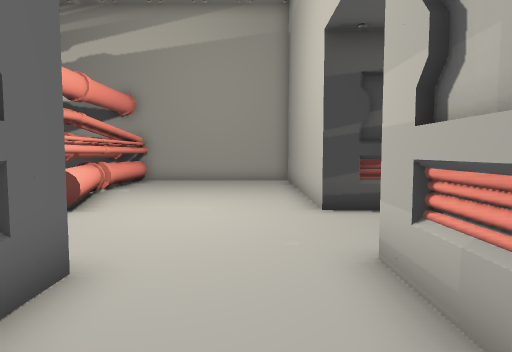
view 1 (above)

19 first-person views from a walk through a Unity game level. The camera is 1.3 m above the floor, tilts 4° down and sees 75° across. The floor is counted in squares, 1 m on a side. Each view is taken from the middle of a square. On the plan, view 1 faces up. The plan holds only what a view shows up to about 14 squares ahead; the rest is blank. The place goes on beyond the plan. The player character is not drawn. Some animated figures are left out. Door leaves are left out, so doorways stand open.

view 2
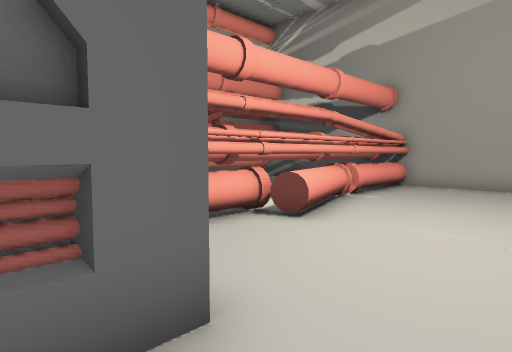

view 3
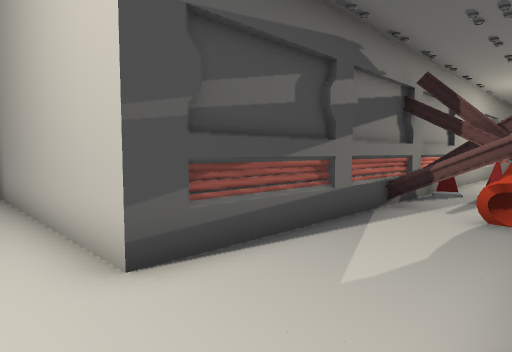

view 4
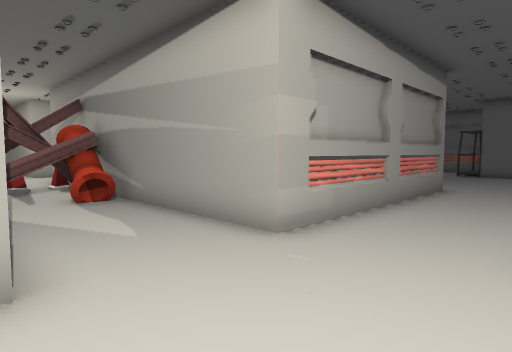

view 5
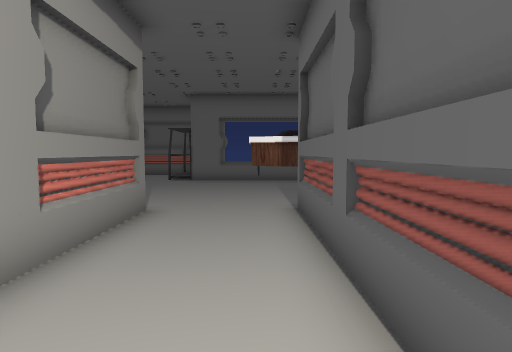

view 6
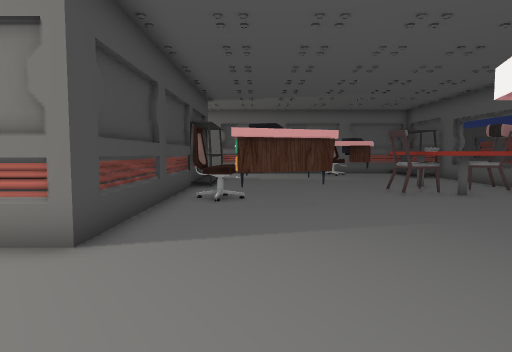

view 7
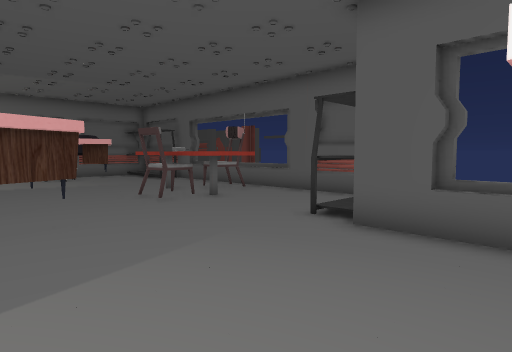

view 8
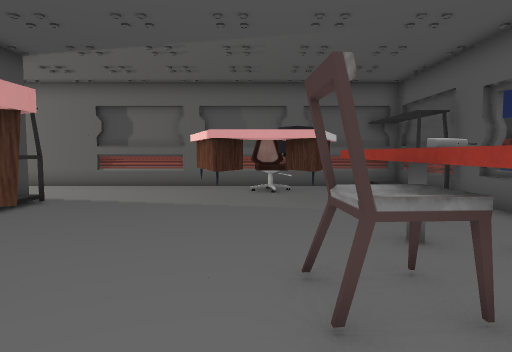

view 9
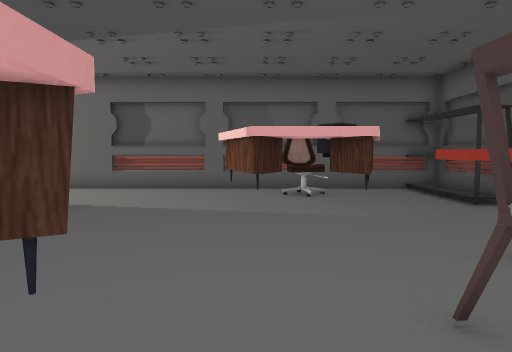

view 10
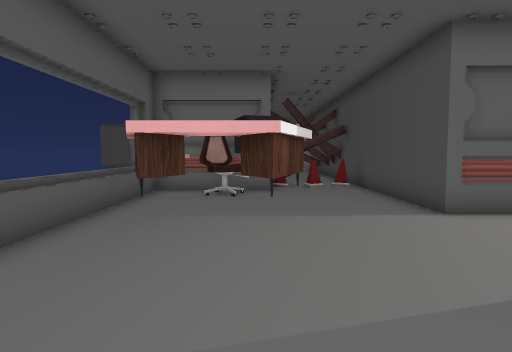

view 11
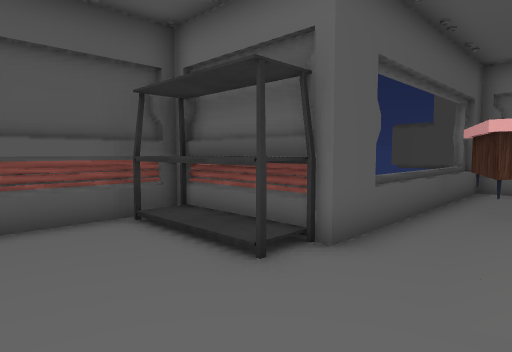

view 12
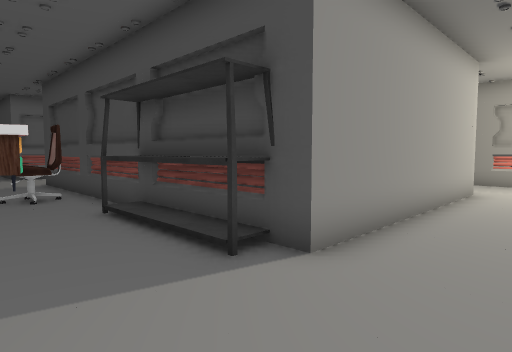

view 13
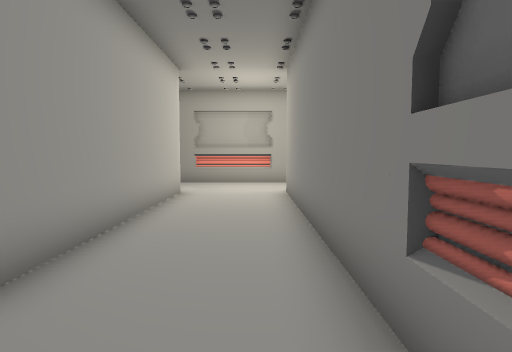

view 14
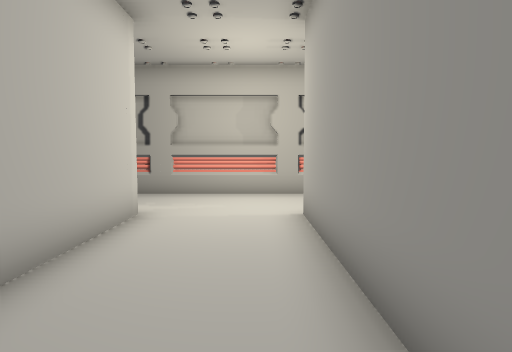

view 15
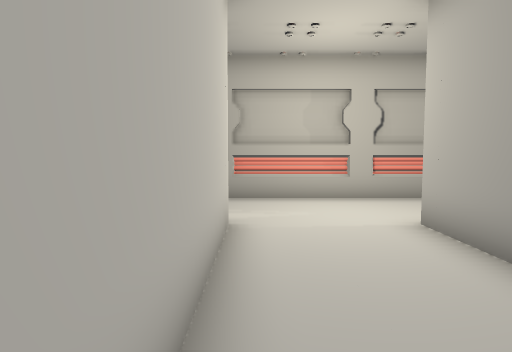

view 16
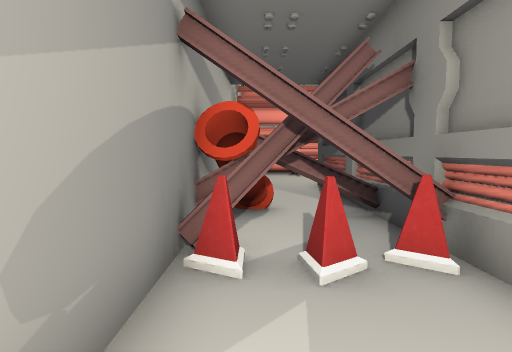

view 17
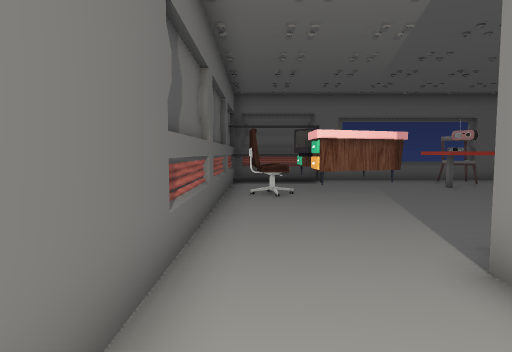

view 18
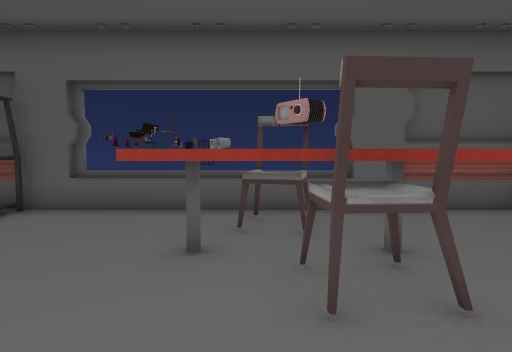

view 19
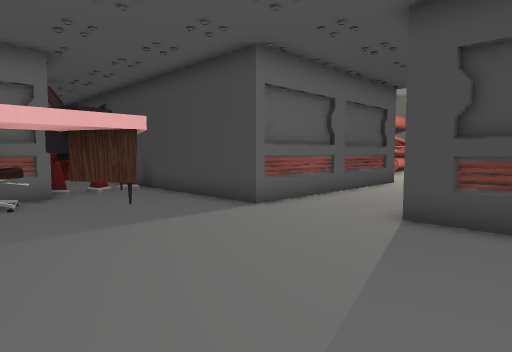

### Floor plan
Key: @ floor where view 1 was taken; # wall or solid block; x gap in a wall; . floor; ^ raised ledge; P pipe; T thing the floor can be seen under or through; C chair.
Columns run from 6 left of view 1 to 20 right of it. Each row starts with its distance up from view 1.
 16 #####   #
 15 PP...  .#
 14 PP......#
 13 PP......#
 12 PP......#
 11 PP......#
 10 PP......#
  9 PP......#
  8 PPP.....###################
  7 PP............^ T^........
  6 PP............^TTT........
  5 PP...........PTTT.........
  4 PP .....#############...#
  3     #...#           #...#
  2     #...#           #...#
  1     #...#           #...#
  0     #.@.#           #...#
 -1     #...#           #...#
 -2     #...#           #...#
 -3     #...#           #...#
 -4     #...#############...#
 -5 #####.......x...^^^^^...#
 -6 ............^^..........#
 -7 ...........T  #.........#
 -8 ...TT......T   .........#
 -9 #..TTT......TTT.........#
-10 #^.. T.............###..#
-11 #..TTT.............###^x#
-12 ...T..........C....###^^#
-13 #^^^^^^##^...^^^^...##..#
-14         #^...^^C^.......#
-15         #^....CC........#
-16         #^..........^^^^#
-17         ######^^^^^######

Positions as (right, up) in squares from view 1, and headings:
1: (0, 0), facing up
2: (0, 2), facing up-left
3: (0, 4), facing up-right
4: (-2, 8), facing down-right
5: (-1, 3), facing down
6: (-3, -7), facing right
7: (-1, -7), facing down-right
8: (5, -11), facing right
9: (6, -10), facing right
10: (5, -9), facing left
11: (6, -10), facing down-left
12: (17, -8), facing up-left
13: (17, -7), facing up
14: (17, -3), facing up
15: (15, -2), facing up
16: (15, 5), facing left
17: (17, -1), facing down
18: (9, -9), facing down
19: (4, -11), facing up-left
